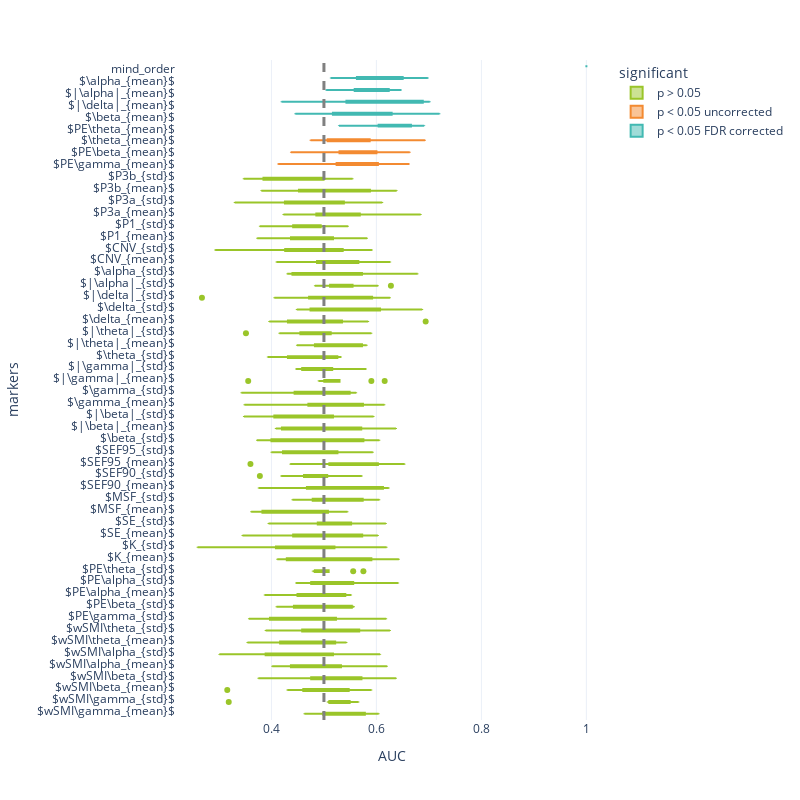

Here is the notebook cell this chart was saved with:
### Code cell
svc_mw = pd.read_csv('Data/univariate_svc_mw.csv')

fig = px.box(svc_mw, y="markers", x="AUC", color="significant", template = "plotly_white", color_discrete_sequence = [green, orange, lblue])
fig.add_vline(x=0.5, line_width=3, line_dash="dash", line_color="grey")

fig.update_layout(
    autosize=False,
    width=800,
    height=800,
    yaxis = {
            'showticklabels': True,
            'tickmode': 'linear',
        }
)


fig.show()
pio.write_json(fig, 'Figs/univariate_svc_mw_segment.plotly')

### Figure 1 — Plotly figure (JSON) as saved in the notebook; plotly's stock layout.template omitted (floating-point values rounded to 4 significant figures; data arrays with more than 128 entries replaced by an {"elided": "..."} marker saying what was removed)
{"data": [{"alignmentgroup": "True", "hovertemplate": "significant=p > 0.05<br>AUC=%{x}<br>markers=%{y}<extra></extra>", "legendgroup": "p > 0.05", "marker": {"color": "#9AC529"}, "name": "p > 0.05", "notched": false, "offsetgroup": "p > 0.05", "orientation": "h", "showlegend": true, "type": "box", "x": {"elided": "460 float values"}, "x0": " ", "xaxis": "x", "y": {"elided": "460 str values"}, "y0": " ", "yaxis": "y"}, {"alignmentgroup": "True", "hovertemplate": "significant=p < 0.05 uncorrected<br>AUC=%{x}<br>markers=%{y}<extra></extra>", "legendgroup": "p < 0.05 uncorrected", "marker": {"color": "#F38A31"}, "name": "p < 0.05 uncorrected", "notched": false, "offsetgroup": "p < 0.05 uncorrected", "orientation": "h", "showlegend": true, "type": "box", "x": [0.6028, 0.6621, 0.5931, 0.6179, 0.5793, 0.5241, 0.5571, 0.5657, 0.45, 0.4129, 0.6634, 0.6, 0.5297, 0.629, 0.571, 0.589, 0.58, 0.5814, 0.4743, 0.4371, 0.5062, 0.5324, 0.6924, 0.5655, 0.4745, 0.669, 0.5071, 0.5786, 0.5871, 0.51], "x0": " ", "xaxis": "x", "y": ["$PE\\gamma_{mean}$", "$PE\\gamma_{mean}$", "$PE\\gamma_{mean}$", "$PE\\gamma_{mean}$", "$PE\\gamma_{mean}$", "$PE\\gamma_{mean}$", "$PE\\gamma_{mean}$", "$PE\\gamma_{mean}$", "$PE\\gamma_{mean}$", "$PE\\gamma_{mean}$", "$PE\\beta_{mean}$", "$PE\\beta_{mean}$", "$PE\\beta_{mean}$", "$PE\\beta_{mean}$", "$PE\\beta_{mean}$", "$PE\\beta_{mean}$", "$PE\\beta_{mean}$", "$PE\\beta_{mean}$", "$PE\\beta_{mean}$", "$PE\\beta_{mean}$", "$\\theta_{mean}$", "$\\theta_{mean}$", "$\\theta_{mean}$", "$\\theta_{mean}$", "$\\theta_{mean}$", "$\\theta_{mean}$", "$\\theta_{mean}$", "$\\theta_{mean}$", "$\\theta_{mean}$", "$\\theta_{mean}$"], "y0": " ", "yaxis": "y"}, {"alignmentgroup": "True", "hovertemplate": "significant=p < 0.05 FDR corrected<br>AUC=%{x}<br>markers=%{y}<extra></extra>", "legendgroup": "p < 0.05 FDR corrected", "marker": {"color": "#42B9B2"}, "name": "p < 0.05 FDR corrected", "notched": false, "offsetgroup": "p < 0.05 FDR corrected", "orientation": "h", "showlegend": true, "type": "box", "x": [0.6786, 0.6041, 0.6193, 0.6414, 0.6372, 0.691, 0.64, 0.6657, 0.5286, 0.5971, 0.5572, 0.6207, 0.5793, 0.629, 0.4455, 0.6455, 0.5086, 0.5171, 0.72, 0.5957, 0.4193, 0.6883, 0.5531, 0.6083, 0.5848, 0.6897, 0.4957, 0.5429, 0.6157, 0.7014, 0.6469, 0.6083, 0.6359, 0.6124, 0.5586, 0.6234, 0.6186, 0.6214, 0.5043, 0.51, 0.6, 0.5986, 0.6, 0.6772, 0.5131, 0.6979, 0.5357, 0.6243, 0.65, 0.5629, 1, 1, 1, 1, 1, 1, 1, 1, 1, 1], "x0": " ", "xaxis": "x", "y": ["$PE\\theta_{mean}$", "$PE\\theta_{mean}$", "$PE\\theta_{mean}$", "$PE\\theta_{mean}$", "$PE\\theta_{mean}$", "$PE\\theta_{mean}$", "$PE\\theta_{mean}$", "$PE\\theta_{mean}$", "$PE\\theta_{mean}$", "$PE\\theta_{mean}$", "$\\beta_{mean}$", "$\\beta_{mean}$", "$\\beta_{mean}$", "$\\beta_{mean}$", "$\\beta_{mean}$", "$\\beta_{mean}$", "$\\beta_{mean}$", "$\\beta_{mean}$", "$\\beta_{mean}$", "$\\beta_{mean}$", "$|\\delta|_{mean}$", "$|\\delta|_{mean}$", "$|\\delta|_{mean}$", "$|\\delta|_{mean}$", "$|\\delta|_{mean}$", "$|\\delta|_{mean}$", "$|\\delta|_{mean}$", "$|\\delta|_{mean}$", "$|\\delta|_{mean}$", "$|\\delta|_{mean}$", "$|\\alpha|_{mean}$", "$|\\alpha|_{mean}$", "$|\\alpha|_{mean}$", "$|\\alpha|_{mean}$", "$|\\alpha|_{mean}$", "$|\\alpha|_{mean}$", "$|\\alpha|_{mean}$", "$|\\alpha|_{mean}$", "$|\\alpha|_{mean}$", "$|\\alpha|_{mean}$", "$\\alpha_{mean}$", "$\\alpha_{mean}$", "$\\alpha_{mean}$", "$\\alpha_{mean}$", "$\\alpha_{mean}$", "$\\alpha_{mean}$", "$\\alpha_{mean}$", "$\\alpha_{mean}$", "$\\alpha_{mean}$", "$\\alpha_{mean}$", "mind_order", "mind_order", "mind_order", "mind_order", "mind_order", "mind_order", "mind_order", "mind_order", "mind_order", "mind_order"], "y0": " ", "yaxis": "y"}], "layout": {"autosize": false, "boxmode": "group", "height": 800, "legend": {"title": {"text": "significant"}, "tracegroupgap": 0}, "margin": {"t": 60}, "shapes": [{"line": {"color": "grey", "dash": "dash", "width": 3}, "type": "line", "x0": 0.5, "x1": 0.5, "xref": "x", "y0": 0, "y1": 1, "yref": "y domain"}], "width": 800, "xaxis": {"anchor": "y", "domain": [0, 1], "title": {"text": "AUC"}}, "yaxis": {"anchor": "x", "domain": [0, 1], "showticklabels": true, "tickmode": "linear", "title": {"text": "markers"}}}}
